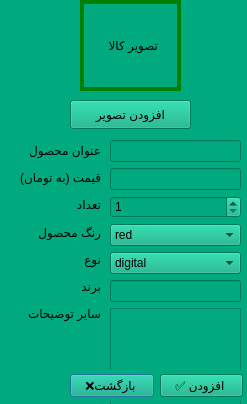
<?xml version="1.0" encoding="UTF-8"?>
<ui version="4.0">
 <class>watches</class>
 <widget class="QDialog" name="watches">
  <property name="geometry">
   <rect>
    <x>0</x>
    <y>0</y>
    <width>247</width>
    <height>404</height>
   </rect>
  </property>
  <property name="windowTitle">
   <string>Dialog</string>
  </property>
  <property name="styleSheet">
   <string notr="true">background-image: url();
background-color: rgb(0, 170, 127);</string>
  </property>
  <widget class="QWidget" name="layoutWidget_2">
   <property name="geometry">
    <rect>
     <x>-10</x>
     <y>140</y>
     <width>111</width>
     <height>184</height>
    </rect>
   </property>
   <layout class="QVBoxLayout" name="verticalLayout_2">
    <item>
     <widget class="QLabel" name="label_2">
      <property name="text">
       <string>عنوان محصول</string>
      </property>
     </widget>
    </item>
    <item>
     <widget class="QLabel" name="label_3">
      <property name="text">
       <string>قیمت (به تومان) </string>
      </property>
     </widget>
    </item>
    <item>
     <widget class="QLabel" name="label_5">
      <property name="text">
       <string>تعداد </string>
      </property>
     </widget>
    </item>
    <item>
     <widget class="QLabel" name="label_6">
      <property name="text">
       <string>رنگ محصول</string>
      </property>
     </widget>
    </item>
    <item>
     <widget class="QLabel" name="label_4">
      <property name="text">
       <string>نوع</string>
      </property>
     </widget>
    </item>
    <item>
     <widget class="QLabel" name="label_7">
      <property name="text">
       <string>برند</string>
      </property>
     </widget>
    </item>
    <item>
     <widget class="QLabel" name="label_8">
      <property name="text">
       <string>سایر توضیحات</string>
      </property>
     </widget>
    </item>
   </layout>
  </widget>
  <widget class="QWidget" name="layoutWidget">
   <property name="geometry">
    <rect>
     <x>110</x>
     <y>140</y>
     <width>131</width>
     <height>298</height>
    </rect>
   </property>
   <layout class="QVBoxLayout" name="verticalLayout">
    <item>
     <widget class="QLineEdit" name="lineEdit">
      <property name="echoMode">
       <enum>QLineEdit::Normal</enum>
      </property>
     </widget>
    </item>
    <item>
     <widget class="QLineEdit" name="lineEdit_2"/>
    </item>
    <item>
     <widget class="QSpinBox" name="spinBox">
      <property name="minimum">
       <number>1</number>
      </property>
      <property name="maximum">
       <number>1000</number>
      </property>
     </widget>
    </item>
    <item>
     <widget class="QComboBox" name="comboBox">
      <item>
       <property name="text">
        <string>red</string>
       </property>
      </item>
      <item>
       <property name="text">
        <string>blue</string>
       </property>
      </item>
      <item>
       <property name="text">
        <string>black</string>
       </property>
      </item>
      <item>
       <property name="text">
        <string>white</string>
       </property>
      </item>
      <item>
       <property name="text">
        <string>green</string>
       </property>
      </item>
     </widget>
    </item>
    <item>
     <widget class="QComboBox" name="comboBox_2">
      <item>
       <property name="text">
        <string>digital</string>
       </property>
      </item>
      <item>
       <property name="text">
        <string>analog</string>
       </property>
      </item>
     </widget>
    </item>
    <item>
     <widget class="QLineEdit" name="lineEdit_3"/>
    </item>
    <item>
     <widget class="QPlainTextEdit" name="plainTextEdit"/>
    </item>
   </layout>
  </widget>
  <widget class="QWidget" name="layoutWidget_3">
   <property name="geometry">
    <rect>
     <x>70</x>
     <y>370</y>
     <width>173</width>
     <height>31</height>
    </rect>
   </property>
   <layout class="QHBoxLayout" name="horizontalLayout">
    <item>
     <widget class="QPushButton" name="pushButton_2">
      <property name="text">
       <string>❌بازگشت </string>
      </property>
     </widget>
    </item>
    <item>
     <widget class="QPushButton" name="pushButton_3">
      <property name="text">
       <string>✅ افزودن </string>
      </property>
     </widget>
    </item>
   </layout>
  </widget>
  <widget class="QPushButton" name="pushButton">
   <property name="geometry">
    <rect>
     <x>70</x>
     <y>100</y>
     <width>121</width>
     <height>29</height>
    </rect>
   </property>
   <property name="text">
    <string>افزودن تصویر</string>
   </property>
  </widget>
  <widget class="QLabel" name="label">
   <property name="geometry">
    <rect>
     <x>80</x>
     <y>0</y>
     <width>101</width>
     <height>91</height>
    </rect>
   </property>
   <property name="autoFillBackground">
    <bool>false</bool>
   </property>
   <property name="styleSheet">
    <string notr="true">border: 4px solid green;</string>
   </property>
   <property name="text">
    <string>تصویر کالا</string>
   </property>
   <property name="scaledContents">
    <bool>true</bool>
   </property>
   <property name="indent">
    <number>19</number>
   </property>
  </widget>
 </widget>
 <resources/>
 <connections/>
</ui>
